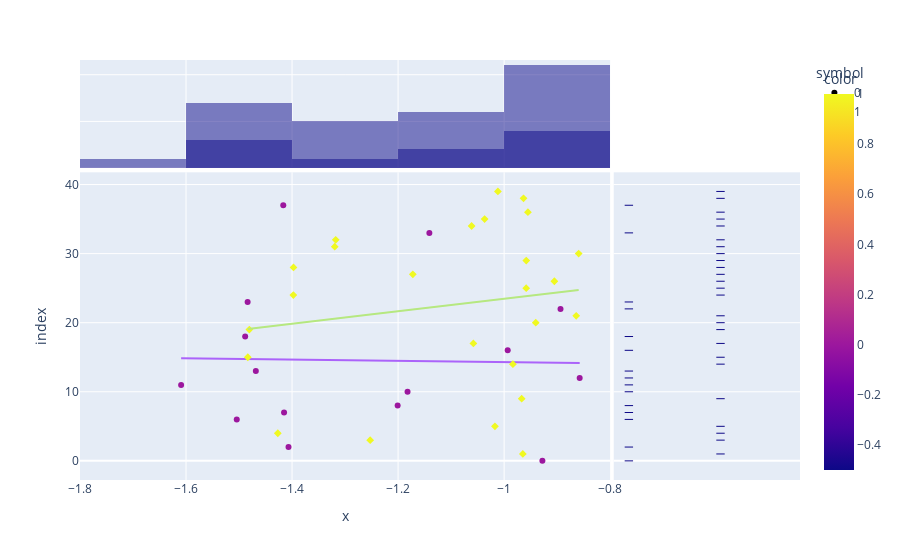
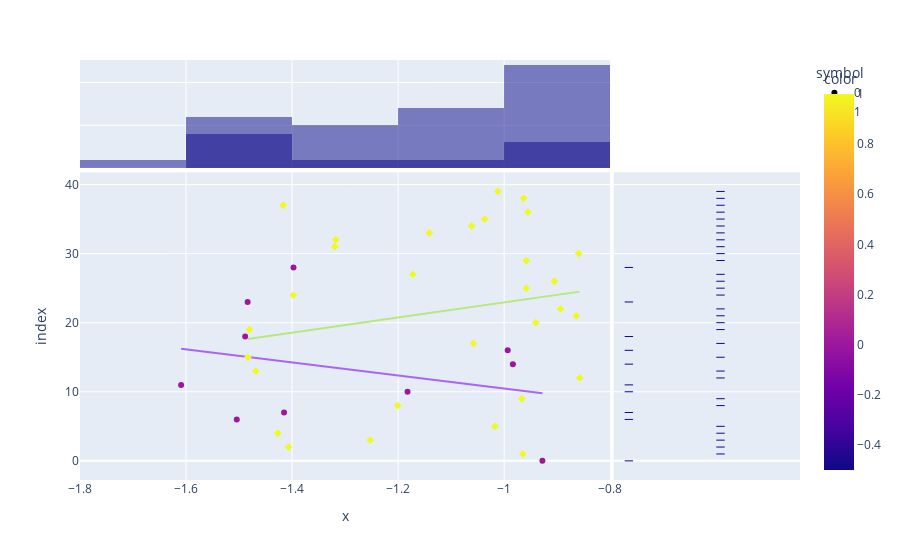

The notebook cell saved with these charts, in order:
### Markdown cell above
## random forest

### Code cell
print(classification_report(y_test, y_pred_rf))
fig = px.scatter(x_embed[:,0],x_embed[:,1],color=y_test, symbol=y_test, marginal_x = 'histogram', marginal_y = 'rug', trendline = 'ols')
fig.show()

px.scatter(x_embed[:,0],x_embed[:,1],color=y_pred_rf, symbol=y_pred_rf, marginal_x = 'histogram', marginal_y = 'rug', trendline = 'ols')

### Figure 1 — Plotly figure (JSON) as saved in the notebook; plotly's stock layout.template omitted (floating-point values rounded to 4 significant figures)
{"data": [{"hovertemplate": "symbol=0<br>x=%{x}<br>index=%{y}<br>color=%{marker.color}<extra></extra>", "legendgroup": "0", "marker": {"color": [0, 0, 0, 0, 0, 0, 0, 0, 0, 0, 0, 0, 0, 0, 0], "coloraxis": "coloraxis", "symbol": "circle"}, "mode": "markers", "name": "0", "orientation": "h", "showlegend": true, "type": "scatter", "x": [-0.9278, -1.407, -1.504, -1.415, -1.201, -1.182, -1.609, -0.8575, -1.468, -0.9932, -1.488, -0.8936, -1.484, -1.141, -1.417], "xaxis": "x", "y": [0, 2, 6, 7, 8, 10, 11, 12, 13, 16, 18, 22, 23, 33, 37], "yaxis": "y"}, {"alignmentgroup": "True", "bingroup": "x", "hovertemplate": "symbol=0<br>x=%{x}<br>count=%{y}<extra></extra>", "legendgroup": "0", "marker": {"color": "#0d0887"}, "name": "0", "offsetgroup": "0", "opacity": 0.5, "showlegend": false, "type": "histogram", "x": [-0.9278, -1.407, -1.504, -1.415, -1.201, -1.182, -1.609, -0.8575, -1.468, -0.9932, -1.488, -0.8936, -1.484, -1.141, -1.417], "xaxis": "x3", "yaxis": "y3"}, {"alignmentgroup": "True", "boxpoints": "all", "fillcolor": "rgba(255,255,255,0)", "hoveron": "points", "hovertemplate": "symbol=0<br>index=%{y}<extra></extra>", "jitter": 0, "legendgroup": "0", "line": {"color": "rgba(255,255,255,0)"}, "marker": {"color": "#0d0887", "symbol": "line-ew-open"}, "name": "0", "offsetgroup": "0", "showlegend": false, "type": "box", "xaxis": "x2", "y": [0, 2, 6, 7, 8, 10, 11, 12, 13, 16, 18, 22, 23, 33, 37], "yaxis": "y2"}, {"hovertemplate": "<b>OLS trendline</b><br>index = -0.91558 * x + 13.3743<br>R<sup>2</sup>=0.000480<br><br>symbol=0<br>x=%{x}<br>index=%{y} <b>(trend)</b><extra></extra>", "legendgroup": "0", "marker": {"symbol": "circle"}, "mode": "lines", "name": "0", "showlegend": false, "type": "scatter", "x": [-1.609, -1.504, -1.488, -1.484, -1.468, -1.417, -1.415, -1.407, -1.201, -1.182, -1.141, -0.9932, -0.9278, -0.8936, -0.8575], "xaxis": "x", "y": [14.85, 14.75, 14.74, 14.73, 14.72, 14.67, 14.67, 14.66, 14.47, 14.46, 14.42, 14.28, 14.22, 14.19, 14.16], "yaxis": "y"}, {"hovertemplate": "symbol=1<br>x=%{x}<br>index=%{y}<br>color=%{marker.color}<extra></extra>", "legendgroup": "1", "marker": {"color": [1, 1, 1, 1, 1, 1, 1, 1, 1, 1, 1, 1, 1, 1, 1, 1, 1, 1, 1, 1, 1, 1, 1, 1, 1], "coloraxis": "coloraxis", "symbol": "diamond"}, "mode": "markers", "name": "1", "orientation": "h", "showlegend": true, "type": "scatter", "x": [-0.9647, -1.253, -1.427, -1.017, -0.9668, -0.9834, -1.483, -1.058, -1.481, -0.9403, -0.864, -1.398, -0.9583, -0.9052, -1.172, -1.397, -0.9582, -0.8594, -1.319, -1.318, -1.061, -1.037, -0.9551, -0.9634, -1.012], "xaxis": "x", "y": [1, 3, 4, 5, 9, 14, 15, 17, 19, 20, 21, 24, 25, 26, 27, 28, 29, 30, 31, 32, 34, 35, 36, 38, 39], "yaxis": "y"}, {"alignmentgroup": "True", "bingroup": "x", "hovertemplate": "symbol=1<br>x=%{x}<br>count=%{y}<extra></extra>", "legendgroup": "1", "marker": {"color": "#0d0887"}, "name": "1", "offsetgroup": "1", "opacity": 0.5, "showlegend": false, "type": "histogram", "x": [-0.9647, -1.253, -1.427, -1.017, -0.9668, -0.9834, -1.483, -1.058, -1.481, -0.9403, -0.864, -1.398, -0.9583, -0.9052, -1.172, -1.397, -0.9582, -0.8594, -1.319, -1.318, -1.061, -1.037, -0.9551, -0.9634, -1.012], "xaxis": "x3", "yaxis": "y3"}, {"alignmentgroup": "True", "boxpoints": "all", "fillcolor": "rgba(255,255,255,0)", "hoveron": "points", "hovertemplate": "symbol=1<br>index=%{y}<extra></extra>", "jitter": 0, "legendgroup": "1", "line": {"color": "rgba(255,255,255,0)"}, "marker": {"color": "#0d0887", "symbol": "line-ew-open"}, "name": "1", "offsetgroup": "1", "showlegend": false, "type": "box", "xaxis": "x2", "y": [1, 3, 4, 5, 9, 14, 15, 17, 19, 20, 21, 24, 25, 26, 27, 28, 29, 30, 31, 32, 34, 35, 36, 38, 39], "yaxis": "y2"}, {"hovertemplate": "<b>OLS trendline</b><br>index = 9.0542 * x + 32.5307<br>R<sup>2</sup>=0.026537<br><br>symbol=1<br>x=%{x}<br>index=%{y} <b>(trend)</b><extra></extra>", "legendgroup": "1", "marker": {"symbol": "diamond"}, "mode": "lines", "name": "1", "showlegend": false, "type": "scatter", "x": [-1.483, -1.481, -1.427, -1.398, -1.397, -1.319, -1.318, -1.253, -1.172, -1.061, -1.058, -1.037, -1.017, -1.012, -0.9834, -0.9668, -0.9647, -0.9634, -0.9583, -0.9582, -0.9551, -0.9403, -0.9052, -0.864, -0.8594], "xaxis": "x", "y": [19.1, 19.13, 19.61, 19.88, 19.88, 20.58, 20.6, 21.19, 21.92, 22.92, 22.95, 23.14, 23.32, 23.37, 23.63, 23.78, 23.8, 23.81, 23.85, 23.86, 23.88, 24.02, 24.34, 24.71, 24.75], "yaxis": "y"}], "layout": {"barmode": "overlay", "coloraxis": {"colorbar": {"title": {"text": "color"}}, "colorscale": [[0, "#0d0887"], [0.1111, "#46039f"], [0.2222, "#7201a8"], [0.3333, "#9c179e"], [0.4444, "#bd3786"], [0.5556, "#d8576b"], [0.6667, "#ed7953"], [0.7778, "#fb9f3a"], [0.8889, "#fdca26"], [1, "#f0f921"]]}, "legend": {"title": {"text": "symbol"}, "tracegroupgap": 0}, "margin": {"t": 60}, "xaxis": {"anchor": "y", "domain": [0, 0.7363], "title": {"text": "x"}}, "xaxis2": {"anchor": "y2", "domain": [0.7413, 1], "matches": "x2", "showgrid": false, "showline": false, "showticklabels": false, "ticks": ""}, "xaxis3": {"anchor": "y3", "domain": [0, 0.7363], "matches": "x", "showgrid": true, "showticklabels": false}, "xaxis4": {"anchor": "y4", "domain": [0.7413, 1], "matches": "x2", "showgrid": false, "showline": false, "showticklabels": false, "ticks": ""}, "yaxis": {"anchor": "x", "domain": [0, 0.7326], "title": {"text": "index"}}, "yaxis2": {"anchor": "x2", "domain": [0, 0.7326], "matches": "y", "showgrid": true, "showticklabels": false}, "yaxis3": {"anchor": "x3", "domain": [0.7426, 1], "matches": "y3", "showgrid": true, "showline": false, "showticklabels": false, "ticks": ""}, "yaxis4": {"anchor": "x4", "domain": [0.7426, 1], "matches": "y3", "showgrid": true, "showline": false, "showticklabels": false, "ticks": ""}}}

### Figure 2 — Plotly figure (JSON) as saved in the notebook; plotly's stock layout.template omitted (floating-point values rounded to 4 significant figures)
{"data": [{"hovertemplate": "symbol=0<br>x=%{x}<br>index=%{y}<br>color=%{marker.color}<extra></extra>", "legendgroup": "0", "marker": {"color": [0, 0, 0, 0, 0, 0, 0, 0, 0, 0], "coloraxis": "coloraxis", "symbol": "circle"}, "mode": "markers", "name": "0", "orientation": "h", "showlegend": true, "type": "scatter", "x": [-0.9278, -1.504, -1.415, -1.182, -1.609, -0.9834, -0.9932, -1.488, -1.484, -1.397], "xaxis": "x", "y": [0, 6, 7, 10, 11, 14, 16, 18, 23, 28], "yaxis": "y"}, {"alignmentgroup": "True", "bingroup": "x", "hovertemplate": "symbol=0<br>x=%{x}<br>count=%{y}<extra></extra>", "legendgroup": "0", "marker": {"color": "#0d0887"}, "name": "0", "offsetgroup": "0", "opacity": 0.5, "showlegend": false, "type": "histogram", "x": [-0.9278, -1.504, -1.415, -1.182, -1.609, -0.9834, -0.9932, -1.488, -1.484, -1.397], "xaxis": "x3", "yaxis": "y3"}, {"alignmentgroup": "True", "boxpoints": "all", "fillcolor": "rgba(255,255,255,0)", "hoveron": "points", "hovertemplate": "symbol=0<br>index=%{y}<extra></extra>", "jitter": 0, "legendgroup": "0", "line": {"color": "rgba(255,255,255,0)"}, "marker": {"color": "#0d0887", "symbol": "line-ew-open"}, "name": "0", "offsetgroup": "0", "showlegend": false, "type": "box", "xaxis": "x2", "y": [0, 6, 7, 10, 11, 14, 16, 18, 23, 28], "yaxis": "y2"}, {"hovertemplate": "<b>OLS trendline</b><br>index = -9.47641 * x + 0.995054<br>R<sup>2</sup>=0.082640<br><br>symbol=0<br>x=%{x}<br>index=%{y} <b>(trend)</b><extra></extra>", "legendgroup": "0", "marker": {"symbol": "circle"}, "mode": "lines", "name": "0", "showlegend": false, "type": "scatter", "x": [-1.609, -1.504, -1.488, -1.484, -1.415, -1.397, -1.182, -0.9932, -0.9834, -0.9278], "xaxis": "x", "y": [16.25, 15.25, 15.1, 15.06, 14.41, 14.24, 12.2, 10.41, 10.31, 9.787], "yaxis": "y"}, {"hovertemplate": "symbol=1<br>x=%{x}<br>index=%{y}<br>color=%{marker.color}<extra></extra>", "legendgroup": "1", "marker": {"color": [1, 1, 1, 1, 1, 1, 1, 1, 1, 1, 1, 1, 1, 1, 1, 1, 1, 1, 1, 1, 1, 1, 1, 1, 1, 1, 1, 1, 1, 1], "coloraxis": "coloraxis", "symbol": "diamond"}, "mode": "markers", "name": "1", "orientation": "h", "showlegend": true, "type": "scatter", "x": [-0.9647, -1.407, -1.253, -1.427, -1.017, -1.201, -0.9668, -0.8575, -1.468, -1.483, -1.058, -1.481, -0.9403, -0.864, -0.8936, -1.398, -0.9583, -0.9052, -1.172, -0.9582, -0.8594, -1.319, -1.318, -1.141, -1.061, -1.037, -0.9551, -1.417, -0.9634, -1.012], "xaxis": "x", "y": [1, 2, 3, 4, 5, 8, 9, 12, 13, 15, 17, 19, 20, 21, 22, 24, 25, 26, 27, 29, 30, 31, 32, 33, 34, 35, 36, 37, 38, 39], "yaxis": "y"}, {"alignmentgroup": "True", "bingroup": "x", "hovertemplate": "symbol=1<br>x=%{x}<br>count=%{y}<extra></extra>", "legendgroup": "1", "marker": {"color": "#0d0887"}, "name": "1", "offsetgroup": "1", "opacity": 0.5, "showlegend": false, "type": "histogram", "x": [-0.9647, -1.407, -1.253, -1.427, -1.017, -1.201, -0.9668, -0.8575, -1.468, -1.483, -1.058, -1.481, -0.9403, -0.864, -0.8936, -1.398, -0.9583, -0.9052, -1.172, -0.9582, -0.8594, -1.319, -1.318, -1.141, -1.061, -1.037, -0.9551, -1.417, -0.9634, -1.012], "xaxis": "x3", "yaxis": "y3"}, {"alignmentgroup": "True", "boxpoints": "all", "fillcolor": "rgba(255,255,255,0)", "hoveron": "points", "hovertemplate": "symbol=1<br>index=%{y}<extra></extra>", "jitter": 0, "legendgroup": "1", "line": {"color": "rgba(255,255,255,0)"}, "marker": {"color": "#0d0887", "symbol": "line-ew-open"}, "name": "1", "offsetgroup": "1", "showlegend": false, "type": "box", "xaxis": "x2", "y": [1, 2, 3, 4, 5, 8, 9, 12, 13, 15, 17, 19, 20, 21, 22, 24, 25, 26, 27, 29, 30, 31, 32, 33, 34, 35, 36, 37, 38, 39], "yaxis": "y2"}, {"hovertemplate": "<b>OLS trendline</b><br>index = 10.9516 * x + 33.8892<br>R<sup>2</sup>=0.038641<br><br>symbol=1<br>x=%{x}<br>index=%{y} <b>(trend)</b><extra></extra>", "legendgroup": "1", "marker": {"symbol": "diamond"}, "mode": "lines", "name": "1", "showlegend": false, "type": "scatter", "x": [-1.483, -1.481, -1.468, -1.427, -1.417, -1.407, -1.398, -1.319, -1.318, -1.253, -1.201, -1.172, -1.141, -1.061, -1.058, -1.037, -1.017, -1.012, -0.9668, -0.9647, -0.9634, -0.9583, -0.9582, -0.9551, -0.9403, -0.9052, -0.8936, -0.864, -0.8594, -0.8575], "xaxis": "x", "y": [17.64, 17.67, 17.81, 18.26, 18.38, 18.48, 18.58, 19.44, 19.46, 20.17, 20.74, 21.05, 21.39, 22.27, 22.3, 22.53, 22.75, 22.81, 23.3, 23.32, 23.34, 23.39, 23.4, 23.43, 23.59, 23.98, 24.1, 24.43, 24.48, 24.5], "yaxis": "y"}], "layout": {"barmode": "overlay", "coloraxis": {"colorbar": {"title": {"text": "color"}}, "colorscale": [[0, "#0d0887"], [0.1111, "#46039f"], [0.2222, "#7201a8"], [0.3333, "#9c179e"], [0.4444, "#bd3786"], [0.5556, "#d8576b"], [0.6667, "#ed7953"], [0.7778, "#fb9f3a"], [0.8889, "#fdca26"], [1, "#f0f921"]]}, "legend": {"title": {"text": "symbol"}, "tracegroupgap": 0}, "margin": {"t": 60}, "xaxis": {"anchor": "y", "domain": [0, 0.7363], "title": {"text": "x"}}, "xaxis2": {"anchor": "y2", "domain": [0.7413, 1], "matches": "x2", "showgrid": false, "showline": false, "showticklabels": false, "ticks": ""}, "xaxis3": {"anchor": "y3", "domain": [0, 0.7363], "matches": "x", "showgrid": true, "showticklabels": false}, "xaxis4": {"anchor": "y4", "domain": [0.7413, 1], "matches": "x2", "showgrid": false, "showline": false, "showticklabels": false, "ticks": ""}, "yaxis": {"anchor": "x", "domain": [0, 0.7326], "title": {"text": "index"}}, "yaxis2": {"anchor": "x2", "domain": [0, 0.7326], "matches": "y", "showgrid": true, "showticklabels": false}, "yaxis3": {"anchor": "x3", "domain": [0.7426, 1], "matches": "y3", "showgrid": true, "showline": false, "showticklabels": false, "ticks": ""}, "yaxis4": {"anchor": "x4", "domain": [0.7426, 1], "matches": "y3", "showgrid": true, "showline": false, "showticklabels": false, "ticks": ""}}}
